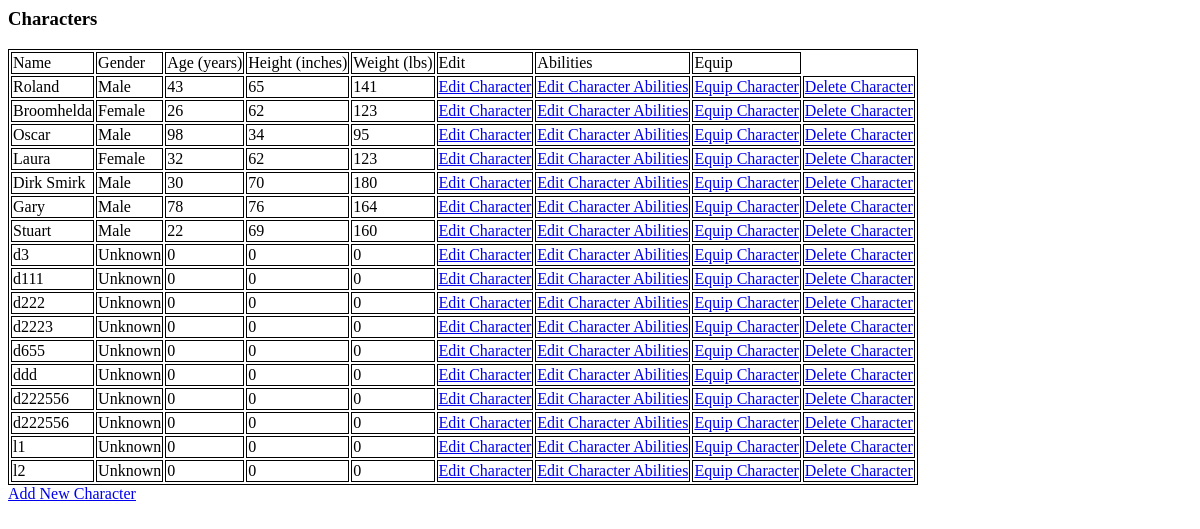
The app's page /osric_character_tools/characters.php, older data.
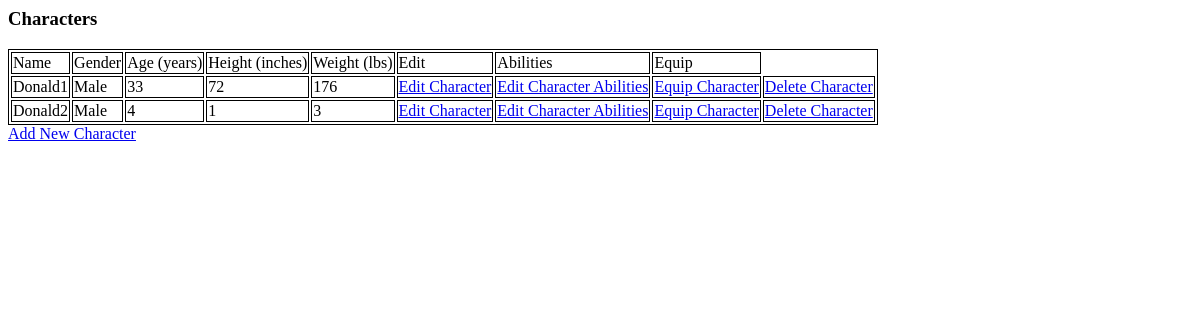
The same page, newer data.
### tables this page shows
CREATE TABLE IF NOT EXISTS `characters` (
  `CharacterName` varchar(255) NOT NULL,
  `CharacterGender` int(11) NOT NULL,
  `CharacterAge` float NOT NULL,
  `CharacterHeight` float NOT NULL,
  `CharacterWeight` float NOT NULL,
  `CharacterId` bigint(20) unsigned NOT NULL AUTO_INCREMENT,
  `CharacterAlignment` int(11) NOT NULL,
  PRIMARY KEY (`CharacterId`),
  UNIQUE KEY `Id` (`CharacterId`)
);

### osric_character_tools/characters.php (the view, shortened to what this page needs)
<html>
<head>
<link rel="stylesheet" type="text/css" href="./css/class.css" />
</head>
<body>
<?php
include("./inc/misc.inc");
$cxn = mysqli_connect($host,$user,$passwd,$dbname) or die("Couldn't connect to server");
$query = "SELECT * from characters";
$result = mysqli_query($cxn,$query) or die("Couldn't execute query.");
$genderArray = array("Unknown","Male","Female");
?>
<h3>Characters</h3>
<?php
echo "<table id='osric_characters'>";
echo "<tr><td>Name</td><td>Gender</td><td>Age (years)</td><td>Height (inches)</td><td>Weight (lbs)</td><td>Edit</td><td>Abilities</td><td>Equip</td></tr>";
while($row = mysqli_fetch_assoc($result))
{
echo "<tr>";
echo "<td>{$row['CharacterName']}</td>";
$gender = $genderArray[$row['CharacterGender']];
echo "<td>{$gender}</td>";
echo "<td>{$row['CharacterAge']}</td>";
echo "<td>{$row['CharacterHeight']}</td>";
echo "<td>{$row['CharacterWeight']}</td>";
echo "<td><a href='editcharacter.php?CharacterId={$row['CharacterId']}'>Edit Character</a></td>";
echo "<td><a href='editcharacterabilities.php?CharacterId={$row['CharacterId']}'>Edit Character Abilities</a></td>";
echo "<td><a href='equipcharacter.php?CharacterId={$row['CharacterId']}'>Equip Character</a></td>";
echo "<td><a href='deletecharacter.php?CharacterId={$row['CharacterId']}'>Delete Character</a></td>";
echo "</tr>";
}
echo "</table>";
echo "<a href='editcharacter.php?CharacterId=-1'>Add New Character</a></td>";
?>
</body>
</html>

### osric_character_tools/css/class.css (style rules this page uses)
table,td { border: 1px solid black; }

Row changes from the older to the newer data that the page shows:
removed characters: CharacterName "Roland", CharacterGender "Male", CharacterAge "43", CharacterHeight "65", CharacterWeight "141"
removed characters: CharacterName "Broomhelda", CharacterGender "Female", CharacterAge "26", CharacterHeight "62", CharacterWeight "123"
removed characters: CharacterName "Oscar", CharacterGender "Male", CharacterAge "98", CharacterHeight "34", CharacterWeight "95"
removed characters: CharacterName "Laura", CharacterGender "Female", CharacterAge "32", CharacterHeight "62", CharacterWeight "123"
removed characters: CharacterName "Dirk Smirk", CharacterGender "Male", CharacterAge "30", CharacterHeight "70", CharacterWeight "180"
removed characters: CharacterName "Gary", CharacterGender "Male", CharacterAge "78", CharacterHeight "76", CharacterWeight "164"
removed characters: CharacterName "Stuart", CharacterGender "Male", CharacterAge "22", CharacterHeight "69", CharacterWeight "160"
removed characters: CharacterName "d3", CharacterGender "Unknown", CharacterAge "0", CharacterHeight "0", CharacterWeight "0"
removed characters: CharacterName "d111", CharacterGender "Unknown", CharacterAge "0", CharacterHeight "0", CharacterWeight "0"
removed characters: CharacterName "d222", CharacterGender "Unknown", CharacterAge "0", CharacterHeight "0", CharacterWeight "0"
removed characters: CharacterName "d2223", CharacterGender "Unknown", CharacterAge "0", CharacterHeight "0", CharacterWeight "0"
removed characters: CharacterName "d655", CharacterGender "Unknown", CharacterAge "0", CharacterHeight "0", CharacterWeight "0"
removed characters: CharacterName "ddd", CharacterGender "Unknown", CharacterAge "0", CharacterHeight "0", CharacterWeight "0"
removed characters: CharacterName "d222556", CharacterGender "Unknown", CharacterAge "0", CharacterHeight "0", CharacterWeight "0"
removed characters: CharacterName "d222556", CharacterGender "Unknown", CharacterAge "0", CharacterHeight "0", CharacterWeight "0"
removed characters: CharacterName "l1", CharacterGender "Unknown", CharacterAge "0", CharacterHeight "0", CharacterWeight "0"
removed characters: CharacterName "l2", CharacterGender "Unknown", CharacterAge "0", CharacterHeight "0", CharacterWeight "0"
added characters: CharacterName "Donald1", CharacterGender "Male", CharacterAge "33", CharacterHeight "72", CharacterWeight "176"
added characters: CharacterName "Donald2", CharacterGender "Male", CharacterAge "4", CharacterHeight "1", CharacterWeight "3"
